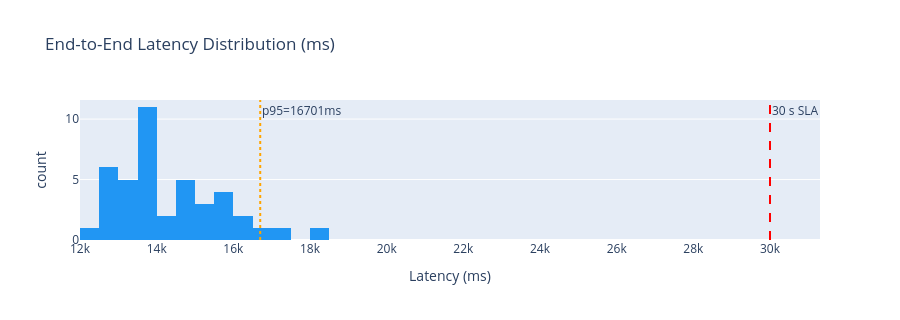

Source (notebook cell):
### Code cell
"""Latency histogram + cost summary."""
if not RESULTS:
    print("⚠️  No results yet.")
else:
    df = pd.DataFrame(RESULTS)

    # Latency
    valid_lat = df[df["total_latency_ms"] > 0]
    if not valid_lat.empty:
        fig = px.histogram(
            valid_lat, x="total_latency_ms", nbins=20,
            title="End-to-End Latency Distribution (ms)",
            labels={"total_latency_ms": "Latency (ms)"},
            color_discrete_sequence=["#2196F3"],
        )
        fig.add_vline(
            x=30_000, line_dash="dash", line_color="red",
            annotation_text="30 s SLA", annotation_position="top right"
        )
        p95 = valid_lat["total_latency_ms"].quantile(0.95)
        fig.add_vline(
            x=p95, line_dash="dot", line_color="orange",
            annotation_text=f"p95={p95:.0f}ms"
        )
        fig.update_layout(height=320)
        fig.show()
    else:
        print("Latency data not available (tier3 stub run).")

    # Cost
    total_cost = df["total_cost_usd"].sum()
    mean_cost  = df["total_cost_usd"].mean()
    print(f"\nTotal cost : ${total_cost:.6f}")
    print(f"Mean/email : ${mean_cost:.6f}")
    print(f"Projected 1k emails: ${mean_cost * 1000:.4f}")

### Figure 1 — Plotly figure (JSON) as saved in the notebook; plotly's stock layout.template omitted (floating-point values rounded to 4 significant figures)
{"data": [{"bingroup": "x", "hovertemplate": "Latency (ms)=%{x}<br>count=%{y}<extra></extra>", "legendgroup": "", "marker": {"color": "#2196F3", "pattern": {"shape": ""}}, "name": "", "nbinsx": 20, "orientation": "v", "showlegend": false, "type": "histogram", "x": [13128, 13775, 13840, 14836, 13957, 14877, 16027, 15037, 13184, 14336, 14116, 12991, 14626, 13250, 14574, 13402, 14629, 13504, 12317, 15857, 15514, 13611, 13708, 12763, 17005, 12682, 15996, 12507, 15095, 13500, 12705, 13590, 13709, 18007, 13944, 16038, 13570, 13355, 15242, 15677, 12531, 16736], "xaxis": "x", "yaxis": "y"}], "layout": {"annotations": [{"showarrow": false, "text": "30 s SLA", "x": 30000, "xanchor": "left", "xref": "x", "y": 1, "yanchor": "top", "yref": "y domain"}, {"showarrow": false, "text": "p95=16701ms", "x": 16700.0, "xanchor": "left", "xref": "x", "y": 1, "yanchor": "top", "yref": "y domain"}], "barmode": "relative", "height": 320, "legend": {"tracegroupgap": 0}, "shapes": [{"line": {"color": "red", "dash": "dash"}, "type": "line", "x0": 30000, "x1": 30000, "xref": "x", "y0": 0, "y1": 1, "yref": "y domain"}, {"line": {"color": "orange", "dash": "dot"}, "type": "line", "x0": 16700.0, "x1": 16700.0, "xref": "x", "y0": 0, "y1": 1, "yref": "y domain"}], "title": {"text": "End-to-End Latency Distribution (ms)"}, "xaxis": {"anchor": "y", "domain": [0, 1], "title": {"text": "Latency (ms)"}}, "yaxis": {"anchor": "x", "domain": [0, 1], "title": {"text": "count"}}}}
